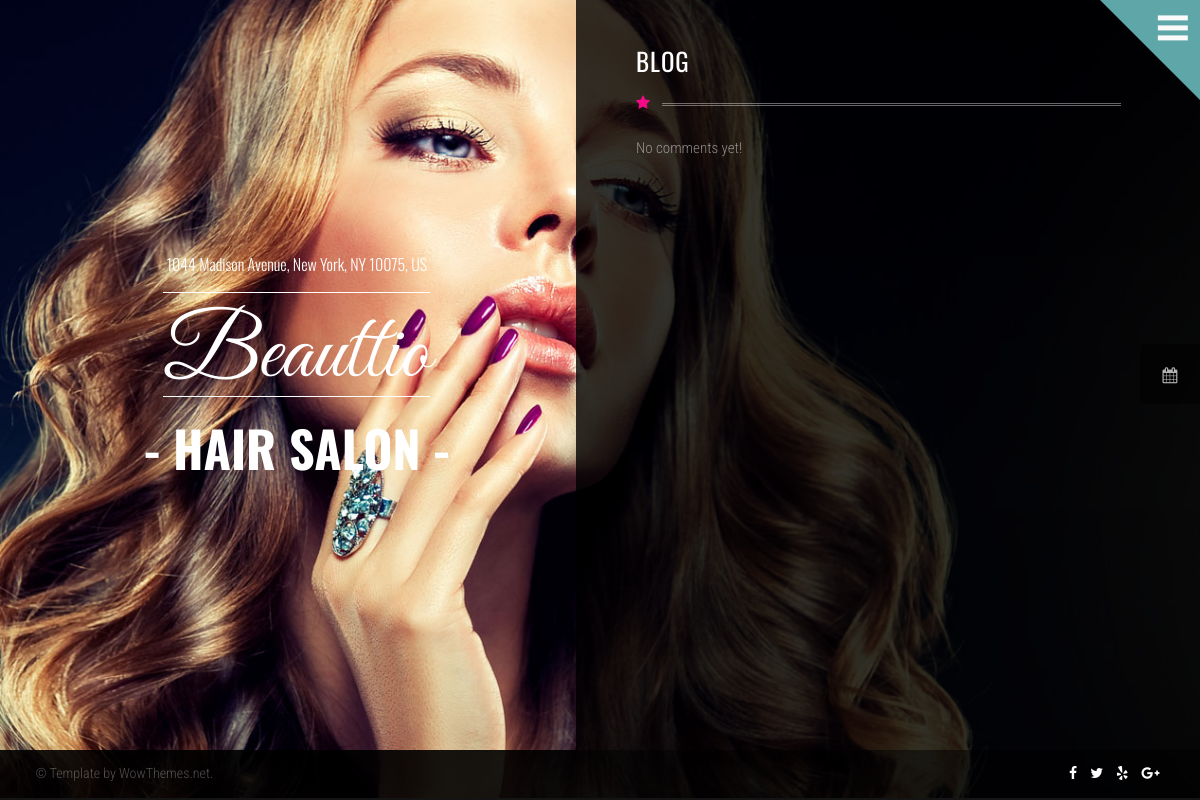
The page /blog/ (signed in) on the database as committed earlier.
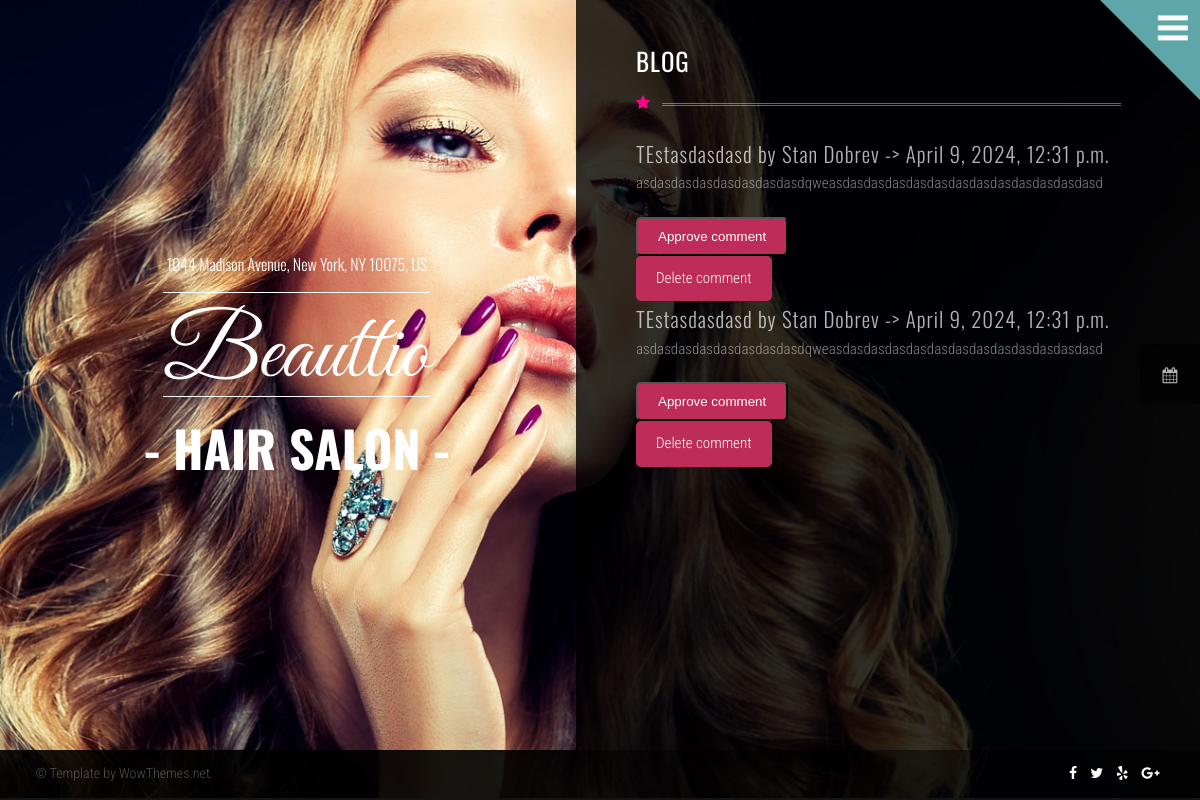
The same page on the database as committed later.
### HairSaloon/common/models.py (models this page shows)
class Comment(models.Model):
    TITLE_MAX_LENGTH = 100
    TITLE_MIN_LENGTH = 10
    TEXT_MAX_LENGTH = 500
    TEXT_MIN_LENGTH = 25
    title = models.CharField(
        max_length=TITLE_MAX_LENGTH,
        validators=[
            MinLengthValidator(TITLE_MIN_LENGTH),
        ]
    )
    content = models.TextField(
        max_length=TEXT_MAX_LENGTH,
        validators=[MinLengthValidator(TEXT_MIN_LENGTH)]
    )
    is_approved = models.BooleanField(default=False)
    created_at = models.DateTimeField(auto_now_add=True)
    updated_at = models.DateTimeField(auto_now=True)
    user = models.ForeignKey(
        to=UserModel,
        on_delete=models.CASCADE,
        related_name="comments"
    )
    def __str__(self):
        return f"{self.title} by {self.user}"

### HairSaloon/accounts/models.py (models this page shows)
class HairSaloonUser(auth_models.AbstractBaseUser, auth_models.PermissionsMixin):
    email = models.EmailField(
        _('email address'),
        unique=True,
        error_messages={
            "unique": _("A user with that email already exists."),
        },
    )
    first_name = models.CharField(_("first name"), max_length=150, blank=True)
    last_name = models.CharField(_("last name"), max_length=150, blank=True)
    phone_number = models.CharField(_("phone number"), max_length=15, blank=True)
    date_joined = models.DateTimeField(_("date joined"), default=timezone.now)
    is_staff = models.BooleanField(
        _("staff status"),
        default=False,
        help_text=_("Designates whether the user can log into this admin site."),
    )
    is_active = models.BooleanField(
        _("active"),
        default=True,
        help_text=_(
            "Designates whether this user should be treated as active. "
            "Unselect this instead of deleting accounts."
        ),
    )
    USERNAME_FIELD = 'email'
    objects = HairSaloonUserManager()
    @property
    def full_name(self):
        if self.first_name and self.last_name:
            return f"{self.first_name} {self.last_name}"
        elif self.first_name or self.last_name:
            return self.first_name or self.last_name
        else:
            return self.email
    def __str__(self):
        return self.full_name

### HairSaloon/common/views.py (the view)
# urls.py: path('', ListBlogView.as_view(), name='blog'),
class ListBlogView(views.ListView):
    template_name = 'common/blog.html'
    def get_queryset(self, queryset=None):
        try:
            user = UserModel.objects.get(pk=self.request.user.pk)
        except UserModel.DoesNotExist:
            return Comment.objects.filter(is_approved=True).order_by('-created_at')
        if user.is_superuser:
            return Comment.objects.all().order_by('-created_at')
        else:
            return Comment.objects.filter(is_approved=True).order_by('-created_at')

### templates/common/blog.html (shortened to what this page needs)
{% extends 'base.html' %}
{% load static %}
{% block content %}
    <body style="background-image:url('{% static 'img/bg7.jpg' %}');background-attachment:fixed;background-size:cover;">
    {% include 'partials/menu_and_calendar.html' %}
    <div class="container">
        <div class="logoarea">
            <div class="intro">
                <h1><span class="smaller wow zoomIn" data-wow-duration="2s" data-wow-delay="0.5">1044 Madison Avenue, New York, NY 10075, US</span>
                    <span class="big wow pulse" data-wow-duration="1s" data-wow-delay="0s">Beauttio</span>
                    <span class="small wow fadeIn" data-wow-duration="2s" data-wow-delay="0.5s">- HAIR SALON -</span>
                </h1>
            </div>
        </div>
        <div class="pagearea">
            <h1 class="page-headline">BLOG</h1>
            <i class="iconstartitle textmagenta fa fa-star"></i>
            {% if object_list %}
                {% for obj in object_list %}
                    {% include 'partials/comment_card.html' %}
                    {% if user.is_superuser %}
                        {% if not obj.is_approved %}
                            <form action="{% url 'approve comment' pk=obj.pk %}" method="post">
                                <button type="submit" class="btn btn-danger">Approve comment</button>
                            </form>
                        {% endif %}
                        <a href="{% url 'delete comment' pk=obj.pk %}" class="btn btn-danger">Delete comment</a>
                    {% endif %}
                {% endfor %}
            {% else %}
                <p>No comments yet!</p>
            {% endif %}
        </div>
    </div>
    {% include 'partials/footer.html' %}
    </body>
{% endblock %}

### templates/partials/comment_card.html
<h1 class="entry-title">{{ obj }} -> {{ obj.created_at }}</h1>
<p>{{ obj.content }}</p>

Rows that differ between the two databases and show on the page:
added Comment: title+user "TEstasdasdasd by Stan Dobrev", created_at "April 9, 2024, 12:31 p.m.", content "asdasdasdasdasdasdasdasdqweasdasdasdasdasdasdasdasdasdasdasdasdasd", is_approved "Approve comment"
added Comment: title+user "TEstasdasdasd by Stan Dobrev", created_at "April 9, 2024, 12:31 p.m.", content "asdasdasdasdasdasdasdasdqweasdasdasdasdasdasdasdasdasdasdasdasdasd", is_approved "Approve comment"
Other text that changed with them:
text no longer shown: "No comments yet!"
